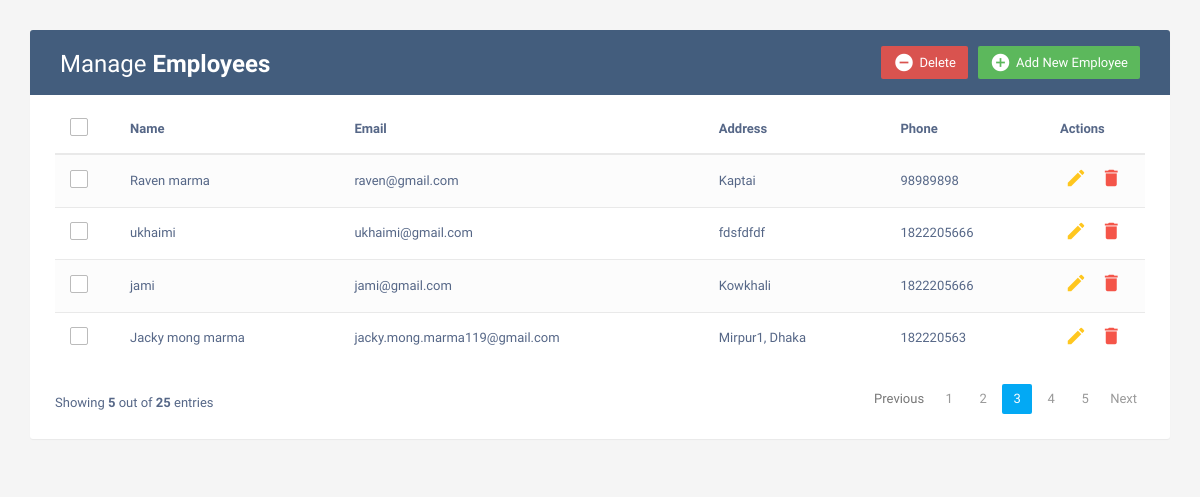
The page / on the database its author committed.
### crud/models.py (models this page shows, shortened)
class Employess(models.Model):
    name = models.CharField(max_length=200)
    email = models.EmailField(max_length=100)
    address = models.TextField()
    phone = models.IntegerField()

### crudproject/views.py (the view)
# urls.py: 2. Add a URL to urlpatterns:  path('', views.home, name='home')
def home(request):
    emp = Employess.objects.all().order_by('-id')
    context = {
        'emp': emp
    }
    return render(request, "index.html", context)

### templates/index.html (shortened to what this page needs)
<!DOCTYPE html>
<html lang="en">
<head>
    <link rel="stylesheet" href="https://maxcdn.bootstrapcdn.com/font-awesome/4.7.0/css/font-awesome.min.css">
    <link rel="stylesheet" href="https://maxcdn.bootstrapcdn.com/bootstrap/3.3.7/css/bootstrap.min.css">
<body>
    <div class="container">
        <div class="table-wrapper">
            <div class="table-title">
                <div class="row">
                    <div class="col-sm-6">
                        <h2>Manage <b>Employees</b></h2>
                    </div>
                    <div class="col-sm-6">
                        <a href="#addEmployeeModal" class="btn btn-success" data-toggle="modal"><i
                                class="material-icons">&#xE147;</i> <span>Add New Employee</span></a>
                        <a href="#deleteEmployeeModal" class="btn btn-danger" data-toggle="modal"><i
                                class="material-icons">&#xE15C;</i> <span>Delete</span></a>
                    </div>
                </div>
            </div>
            <table class="table table-striped table-hover">
                <thead>
                    <tr>
                        <th>
                            <span class="custom-checkbox">
                                <label for="selectAll"></label>
                            </span>
                        </th>
                        <th>Name</th>
                        <th>Email</th>
                        <th>Address</th>
                        <th>Phone</th>
                        <th>Actions</th>
                    </tr>
                </thead>
                <tbody>
                    {% for i in emp %}
                    <tr>
                        <td>
                            <span class="custom-checkbox">
                                <label for="checkbox1"></label>
                            </span>
                        </td>
                        <td>{{i.name}}</td>
                        <td>{{i.email}}</td>
                        <td>{{i.address}}</td>
                        <td>{{i.phone}}</td>
                        <td>
                            <a href="#editEmployeeModal-{{forloop.counter}}" class="edit" data-toggle="modal"><i class="material-icons"
                                    data-toggle="tooltip" title="Edit">&#xE254;</i></a>
                            <a href="#deleteEmployeeModal-{{forloop.counter}}" class="delete" data-toggle="modal"><i class="material-icons"
                                    data-toggle="tooltip" title="Delete">&#xE872;</i></a>
                        </td>
                    </tr>
                    {% endfor %}
                </tbody>
            </table>
            <div class="clearfix">
                <div class="hint-text">Showing <b>5</b> out of <b>25</b> entries</div>
                <ul class="pagination">
                    <li class="page-item disabled"><a href="#">Previous</a></li>
                    <li class="page-item"><a href="#" class="page-link">1</a></li>
                    <li class="page-item"><a href="#" class="page-link">2</a></li>
                    <li class="page-item active"><a href="#" class="page-link">3</a></li>
                    <li class="page-item"><a href="#" class="page-link">4</a></li>
                    <li class="page-item"><a href="#" class="page-link">5</a></li>
                    <li class="page-item"><a href="#" class="page-link">Next</a></li>
                </ul>
            </div>
        </div>
    </div>
</body>
</html>

### templates/index.html (style rules this page uses)
body { color: #566787; background: #f5f5f5; font-family: 'Varela Round', sans-serif; font-size: 13px; }
.table-wrapper { background: #fff; padding: 20px 25px; margin: 30px 0; border-radius: 3px; box-shadow: 0 1px 1px rgba(0,0,0,.05); }
.table-title { padding-bottom: 15px; background: #435d7d; color: #fff; padding: 16px 30px; margin: -20px -25px 10px; border-radius: 3px 3px 0 0; }
.table-title h2 { margin: 5px 0 0; font-size: 24px; }
.table-title .btn { color: #fff; float: right; font-size: 13px; border: none; min-width: 50px; border-radius: 2px; border: none; outline: none !important; margin-left: 10px; }
.table-title .btn i { float: left; font-size: 21px; margin-right: 5px; }
.table-title .btn span { float: left; margin-top: 2px; }
table.table tr th, table.table tr td { border-color: #e9e9e9; padding: 12px 15px; vertical-align: middle; }
table.table tr th:first-child { width: 60px; }
table.table tr th:last-child { width: 100px; }
table.table-striped tbody tr:nth-of-type(odd) { background-color: #fcfcfc; }
table.table td:last-child i { opacity: 0.9; font-size: 22px; margin: 0 5px; }
table.table td a { font-weight: bold; color: #566787; display: inline-block; text-decoration: none; outline: none !important; }
table.table td a.edit { color: #FFC107; }
table.table td a.delete { color: #F44336; }
table.table td i { font-size: 19px; }
.pagination { float: right; margin: 0 0 5px; }
.pagination li a { border: none; font-size: 13px; min-width: 30px; min-height: 30px; color: #999; margin: 0 2px; line-height: 30px; border-radius: 2px !important; text-align: center; padding: 0 6px; }
.pagination li.active a, .pagination li.active a.page-link { background: #03A9F4; }
.hint-text { float: left; margin-top: 10px; font-size: 13px; }
.custom-checkbox { position: relative; }
.custom-checkbox label:before { width: 18px; height: 18px; }
.custom-checkbox label:before { content: ''; margin-right: 10px; display: inline-block; vertical-align: text-top; background: white; border: 1px solid #bbb; border-radius: 2px; box-sizing: border-box; z-index: 2; }

### rows shown on the page
Employess: name "Raven marma", email "raven@gmail.com", address "Kaptai", phone "98989898"
Employess: name "ukhaimi", email "ukhaimi@gmail.com", address "fdsfdfdf", phone "1822205666"
Employess: name "jami", email "jami@gmail.com", address "Kowkhali", phone "1822205666"
Employess: name "Jacky mong marma", email "jacky.mong.marma119@gmail.com", address "Mirpur1, Dhaka", phone "182220563"
